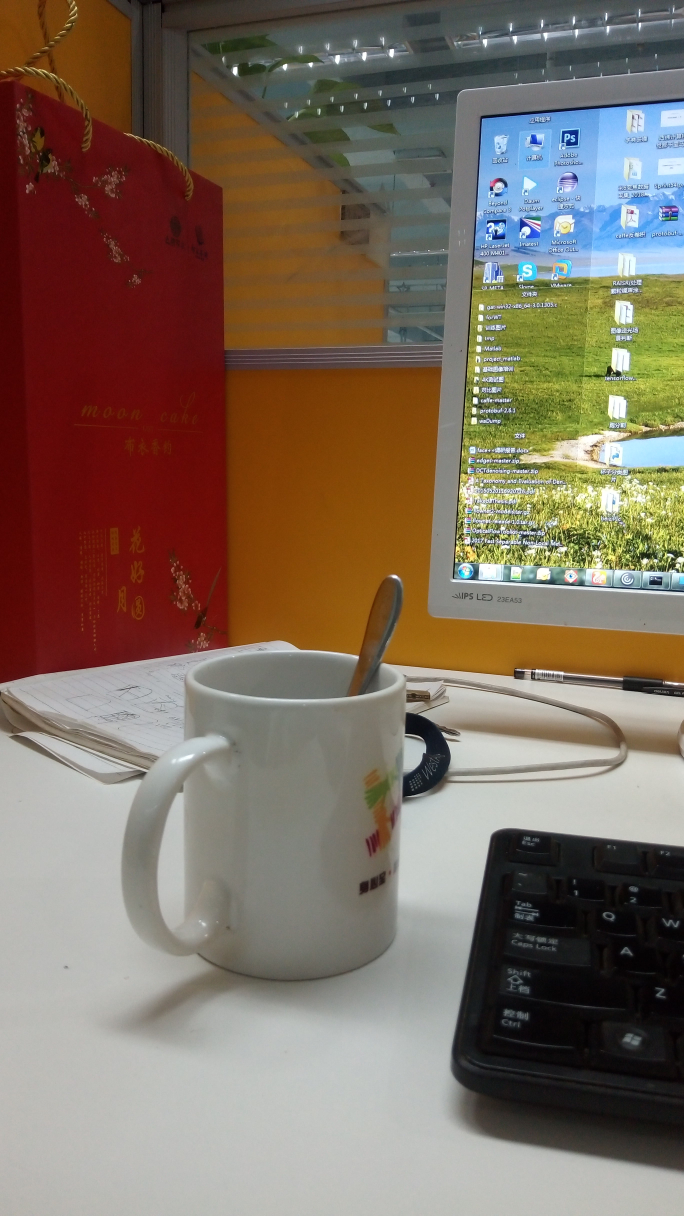
//> input picture data/registration/input/mult/1.jpg, 2736 x 4864 px (shown at 1/4 size); its folder holds 4 pictures in this run
$ ./main   (built with g++ and OpenCV 4)
//> lines starting //> are read from the running program, lines starting //| are printed output that depends on the picture
#include <opencv2/opencv.hpp>
#include <iostream>
#include "SGridTracker.h"
#include "MeshFlow.h"
using namespace std;

int main(){

	vector<cv::Mat> frames;
	char name[1024];
	for (int i = 1; i < 9; i++){
		sprintf(name, "../../data/registration/input/mult/%d.jpg",i);
        cv::Mat cur_mat = cv::imread(name,0);
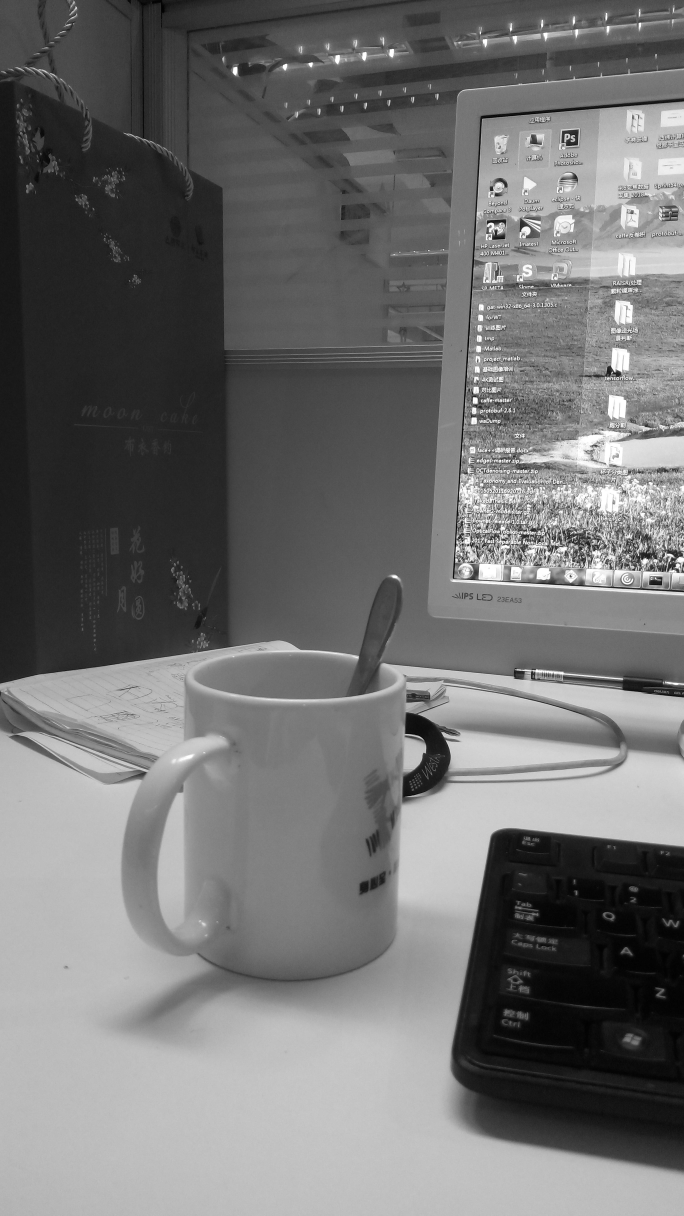
//> cur_mat: 4864 rows x 2736 cols, CV_8UC1 (shown at 1/4 size); min 0, max 255, mean 112.9
		frames.push_back(cur_mat);
        resize(frames[i-1], frames[i-1], frames[i-1].size()/4);
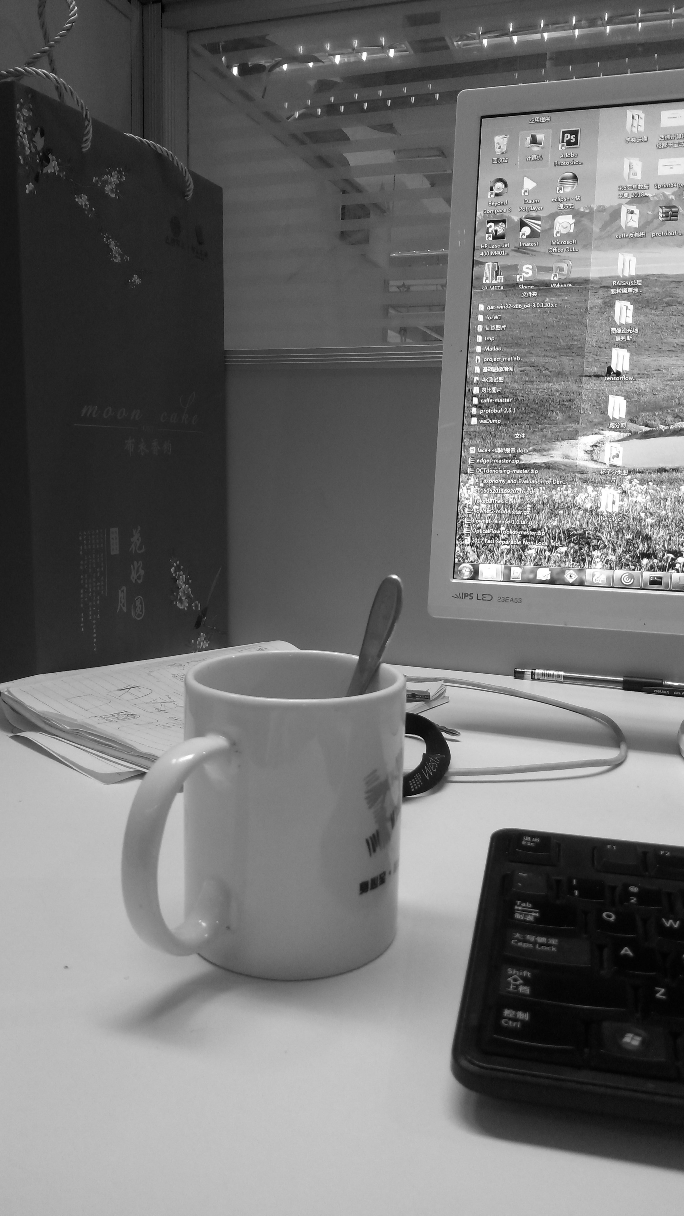
//> frames[0]: 1216 rows x 684 cols, CV_8UC1; min 0, max 255, mean 113
	}
//> pass 2 of the loop `for (int i = 1; i < 9; i++)`:
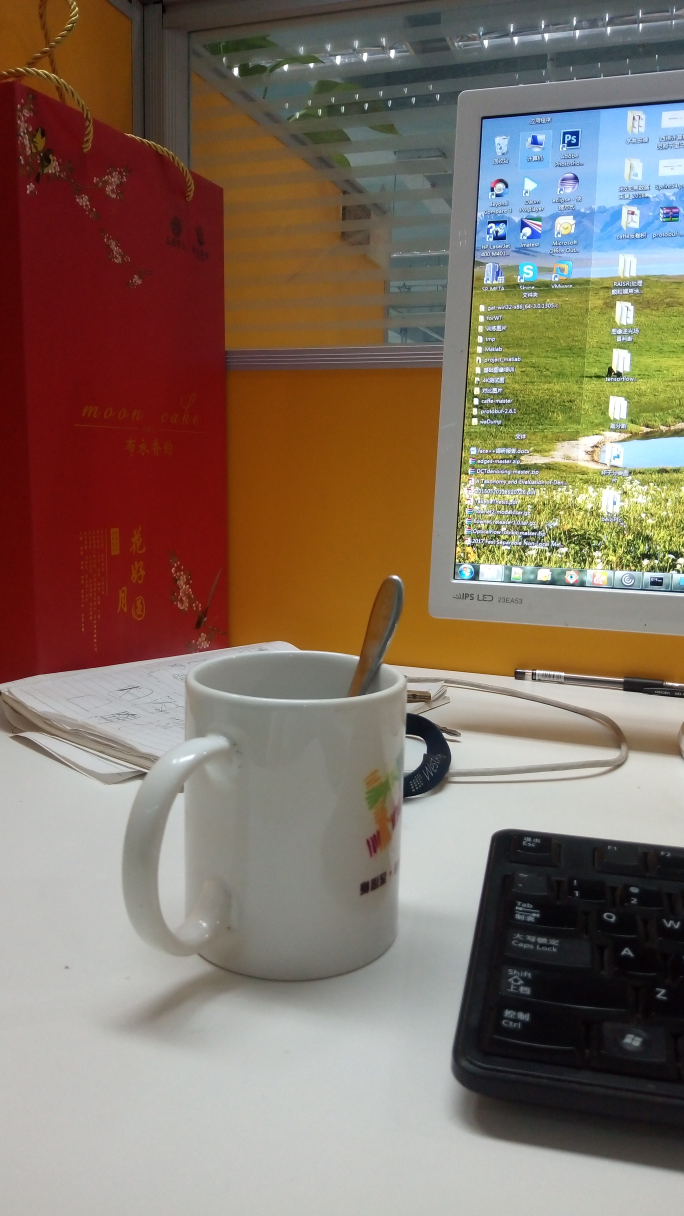
//> input picture data/registration/input/mult/2.jpg, 2736 x 4864 px (shown at 1/4 size)
//> `cv::Mat cur_mat = cv::imread(name,0);`:
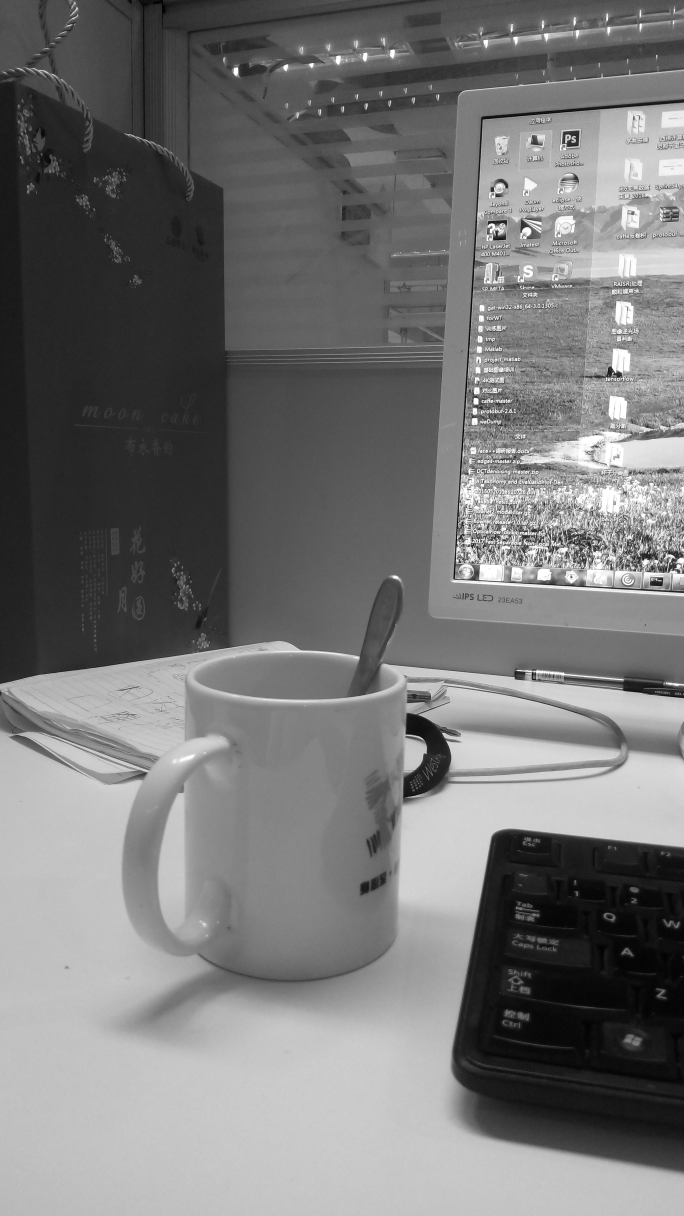
//> cur_mat: 4864 rows x 2736 cols, CV_8UC1 (shown at 1/4 size); min 0, max 255, mean 118
//> `resize(frames[i-1], frames[i-1], frames[i-1].size()/4);`:
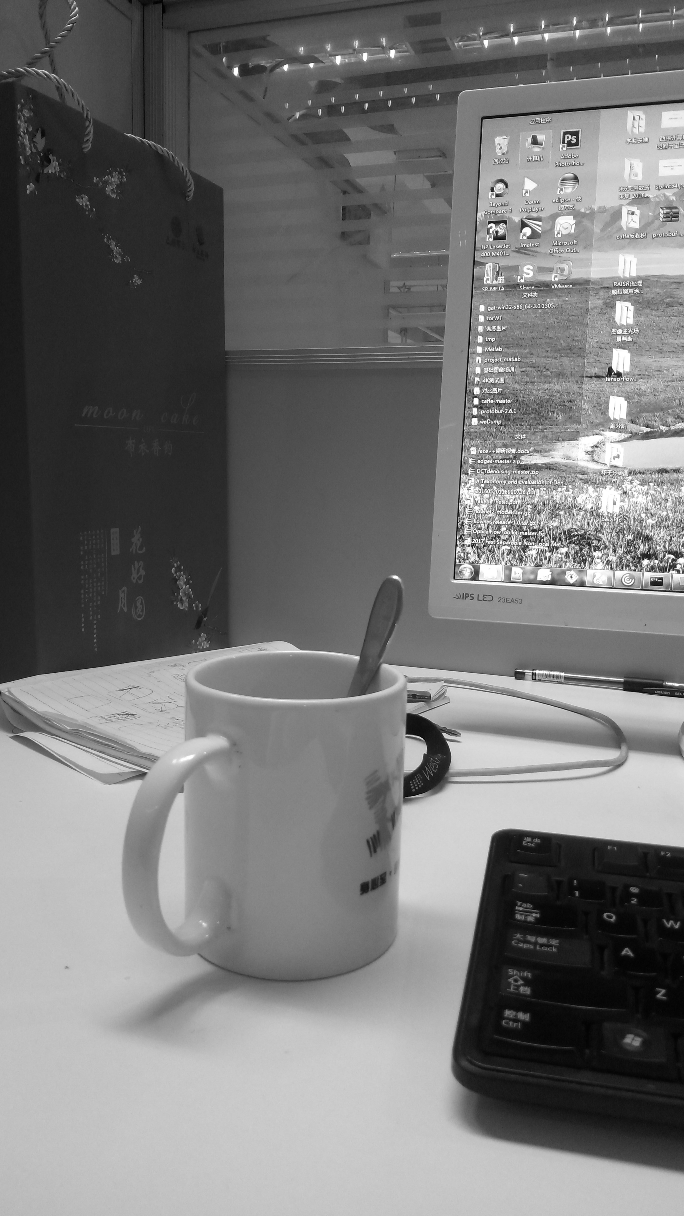
//> frames[1]: 1216 rows x 684 cols, CV_8UC1; min 0, max 255, mean 118.1
//> pass 3 of the loop `for (int i = 1; i < 9; i++)`:
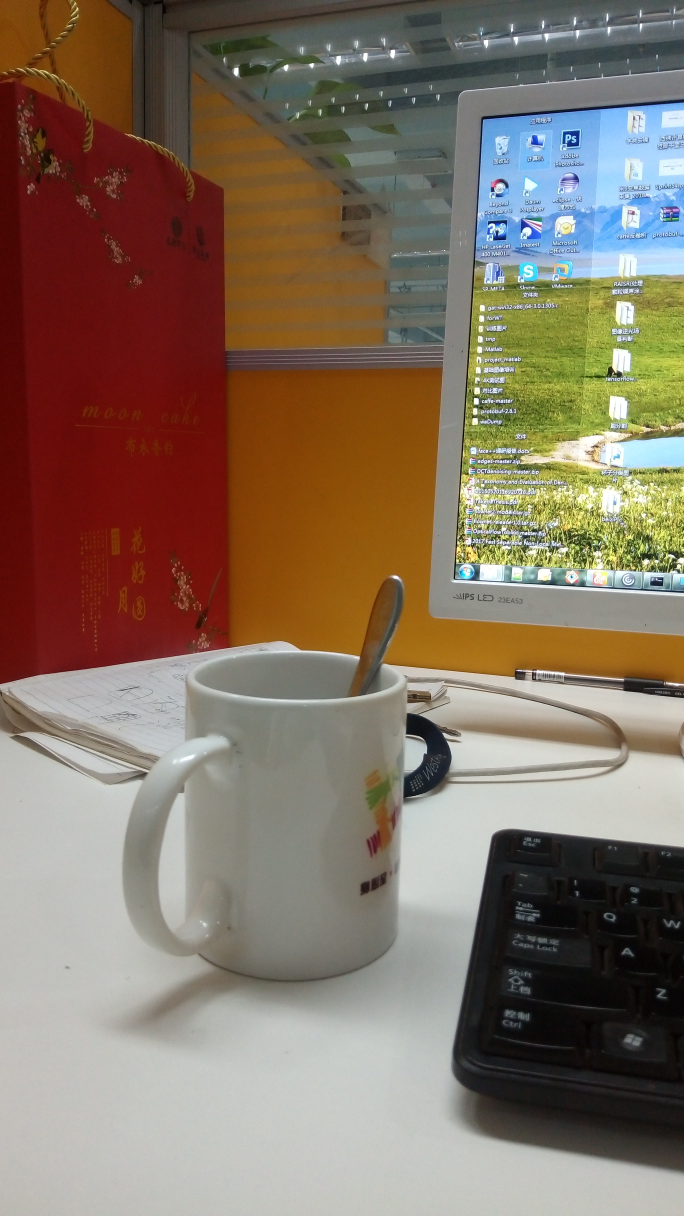
//> input picture data/registration/input/mult/3.jpg, 2736 x 4864 px (shown at 1/4 size)
//> `cv::Mat cur_mat = cv::imread(name,0);`:
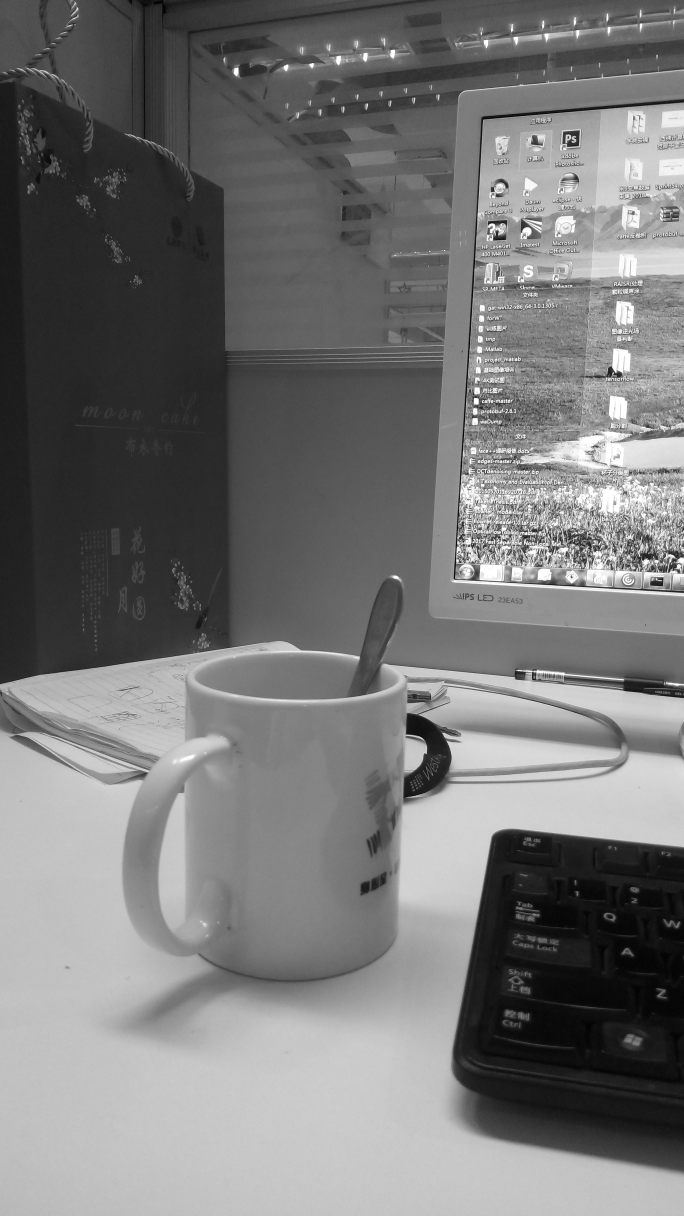
//> cur_mat: 4864 rows x 2736 cols, CV_8UC1 (shown at 1/4 size); min 0, max 255, mean 118.3
//> `resize(frames[i-1], frames[i-1], frames[i-1].size()/4);`:
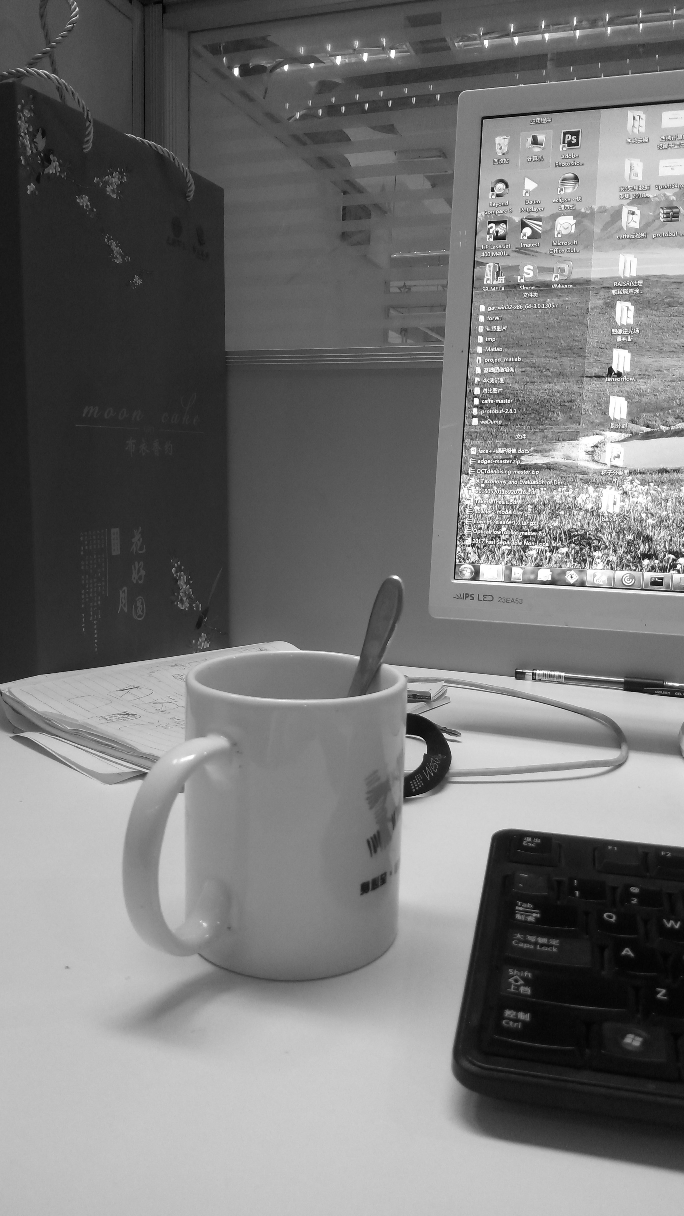
//> frames[2]: 1216 rows x 684 cols, CV_8UC1; min 0, max 255, mean 118.4
//> (the run ends here: the program stops with an error, at `resize(frames[i-1], frames[i-1], frames[i-1].size()/4);`)
